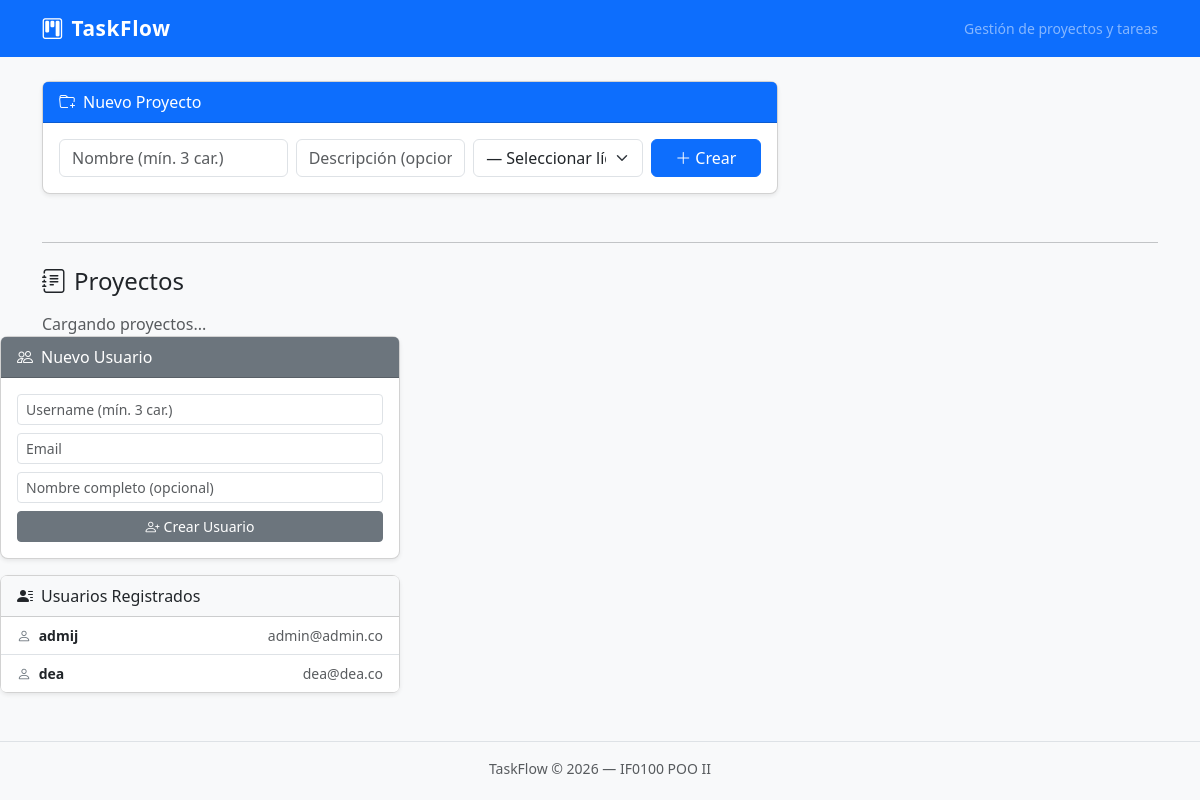
The page / on the database its author committed.
### app/models/usuario.py (models this page shows, shortened)
class Usuario(Base):
    __tablename__ = "usuarios"
    id: Mapped[int] = mapped_column(primary_key=True)
    username: Mapped[str] = mapped_column(String(50), unique=True, nullable=False)
    email: Mapped[str] = mapped_column(String(100), unique=True, nullable=False)
    activo: Mapped[bool] = mapped_column(default=True)
    proyectos: Mapped[List["Proyecto"]] = relationship(
        "Proyecto",
        back_populates="usuario",
        cascade="all, delete-orphan",
    )

### api/main.py (the view)
@app.get("/", include_in_schema=False)
async def home(request: Request, session: AsyncSession = Depends(get_db)):
    stmt = select(Proyecto).options(
        joinedload(Proyecto.usuario),
        joinedload(Proyecto.tareas)
    ).order_by(Proyecto.id)
    result = await session.execute(stmt)
    proyectos_list = result.unique().scalars().all()
    proyectos_data = [
        {"id": p.id, "proyecto": p}
        for p in proyectos_list
    ]
    stmt_usuarios = select(Usuario).order_by(Usuario.username)
    result_usuarios = await session.execute(stmt_usuarios)
    usuarios_list = result_usuarios.scalars().all()
    usuarios_data = [
        {"usuario": u}
        for u in usuarios_list
    ]
    return templates.TemplateResponse(
        request=request,
        name="index.html",
        context={
            "proyectos": proyectos_data,
            "usuarios": usuarios_data,
        },
    )

### templates/index.html (shortened to what this page needs)
{% extends "base.html" %}
{% block content %}
<div class="row g-4">
    <div class="col-lg-8">
        {% include "proyectos/form.html" %}
        <hr class="my-4">
        <h4 class="mb-3"><i class="bi bi-journal-text me-2"></i>Proyectos</h4>
        <div id="lista-proyectos"
             hx-get="/proyectos"
             hx-trigger="load"
             hx-swap="innerHTML">
            <div class="text-muted">Cargando proyectos...</div>
        </div>
    </div>
    <div class="col-lg-4">
        <div class="card shadow-sm">
            <div class="card-header bg-secondary text-white">
                <i class="bi bi-people me-2"></i>Nuevo Usuario
            </div>
            <div class="card-body">
                <form hx-ext="json-enc"
                      hx-post="/usuarios"
                      hx-target="#lista-usuarios"
                      hx-swap="innerHTML"
                      hx-on::after-request="
                        if(event.detail.successful) { this.reset(); document.getElementById('error-usuario').classList.add('d-none'); }
                        else { var el = document.getElementById('error-usuario'); el.classList.remove('d-none'); try { el.textContent = JSON.parse(event.detail.xhr.responseText).detail; } catch(e) { el.textContent = 'Error al crear el usuario.'; } }
                      ">
                    <div class="mb-2">
                        <input class="form-control form-control-sm" type="text"
                               name="username" placeholder="Username (mín. 3 car.)" required minlength="3" maxlength="50">
                    </div>
                    <div class="mb-2">
                        <input class="form-control form-control-sm" type="email"
                               name="email" placeholder="Email" required>
                    </div>
                    <div class="mb-2">
                        <input class="form-control form-control-sm" type="text"
                               name="nombre_completo" placeholder="Nombre completo (opcional)">
                    </div>
                    <button class="btn btn-secondary btn-sm w-100" type="submit">
                        <i class="bi bi-person-plus me-1"></i>Crear Usuario
                    </button>
                </form>
            </div>
        </div>
        <div class="card shadow-sm mt-3">
            <div class="card-header bg-light">
                <i class="bi bi-person-lines-fill me-2"></i>Usuarios Registrados
            </div>
            <ul class="list-group list-group-flush" id="lista-usuarios">
                {% for item in usuarios %}
                <li class="list-group-item d-flex justify-content-between align-items-center small">
                    <span>
                        <i class="bi bi-person me-1 text-secondary"></i>
                        <strong>{{ item.usuario.username }}</strong>
                    </span>
                    <span class="text-muted">{{ item.usuario.email }}</span>
                </li>
                {% else %}
                <li class="list-group-item text-muted small">Sin usuarios aún.</li>
                {% endfor %}
            </ul>
        </div>
    </div>
{% endblock %}

### static/css/custom.css (style rules this page uses)
body { background-color: #f8f9fa; }
.card { border-radius: 0.5rem; }

### rows shown on the page
Usuario: usuario.username "admij", usuario.email "admin@admin.co"
Usuario: usuario.username "dea", usuario.email "dea@dea.co"
